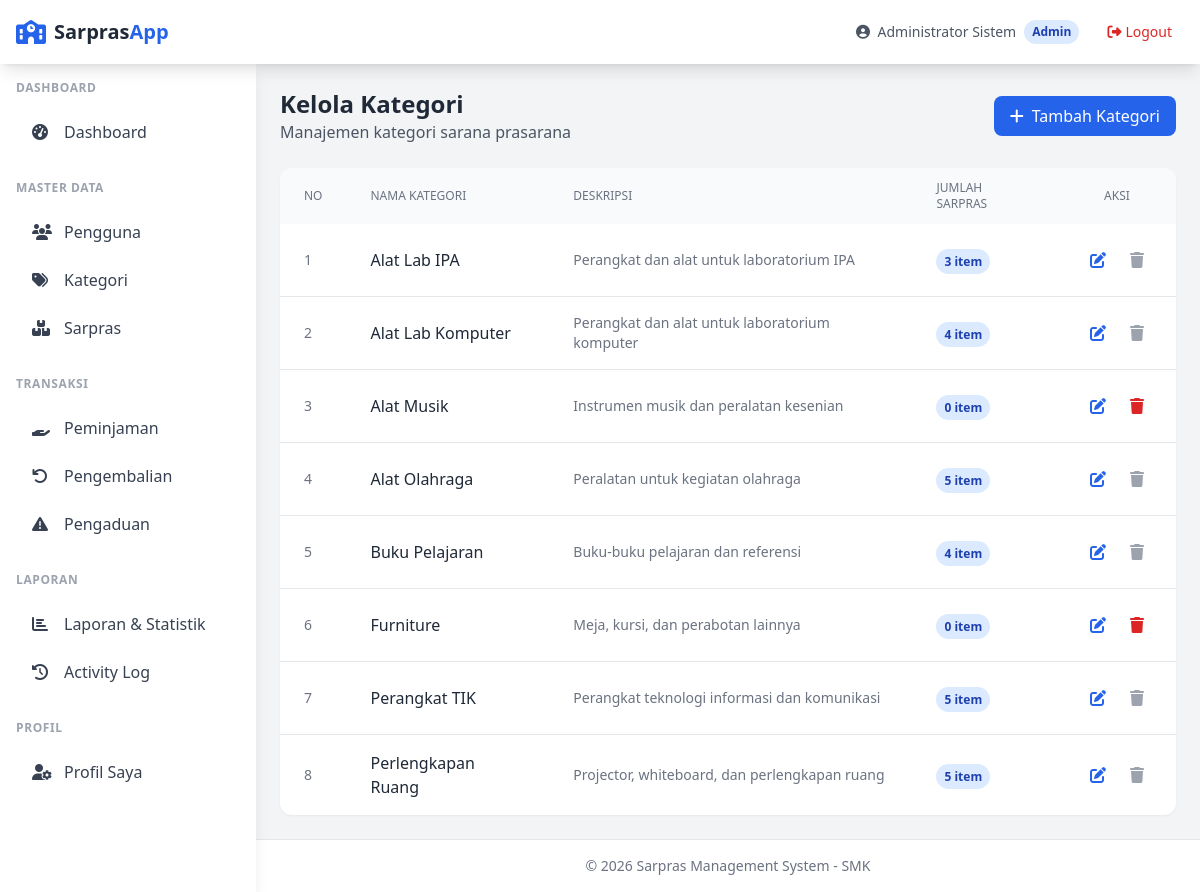
/admin/kategori/index.php (signed in), run on the app's committed database.
### tables this page shows
CREATE TABLE kategori_sarpras (
    id INT AUTO_INCREMENT PRIMARY KEY,
    nama VARCHAR(100) NOT NULL,
    deskripsi TEXT,
    created_at TIMESTAMP DEFAULT CURRENT_TIMESTAMP,
    updated_at TIMESTAMP DEFAULT CURRENT_TIMESTAMP ON UPDATE CURRENT_TIMESTAMP
);

### config/database.php (called while the page is built, shortened)
<?php
function getConnection() {
    static $pdo = null;
    if ($pdo === null) {
        try {
            $dsn = "mysql:host=" . DB_HOST . ";dbname=" . DB_NAME . ";charset=" . DB_CHARSET;
            $options = [
                PDO::ATTR_ERRMODE => PDO::ERRMODE_EXCEPTION,
                PDO::ATTR_DEFAULT_FETCH_MODE => PDO::FETCH_ASSOC,
                PDO::ATTR_EMULATE_PREPARES => false,
            ];
            $pdo = new PDO($dsn, DB_USER, DB_PASS, $options);
        } catch (PDOException $e) {
            die("Database connection failed: " . $e->getMessage());
        }
    }
    return $pdo;
}
function query($sql, $params = []) {
    $pdo = getConnection();
    $stmt = $pdo->prepare($sql);
    $stmt->execute($params);
    return $stmt;
}
function fetchAll($sql, $params = []) {
    return query($sql, $params)->fetchAll();
}

### includes/functions.php (called while the page is built, shortened)
<?php
function e($string)
{
    return htmlspecialchars($string ?? '', ENT_QUOTES, 'UTF-8');
}

### admin/kategori/index.php (the view, shortened to what this page needs)
<?php
require_once __DIR__ . '/../../includes/functions.php';
$kategori = fetchAll("
    SELECT k.*, COUNT(s.id) as total_sarpras
    FROM kategori_sarpras k
    LEFT JOIN sarpras s ON k.id = s.kategori_id
    GROUP BY k.id
    ORDER BY k.nama ASC
");
require_once __DIR__ . '/../../includes/header.php';
?>
<div class="space-y-6">
    <div class="flex flex-col sm:flex-row sm:items-center sm:justify-between gap-4">
        <div>
            <h1 class="text-2xl font-bold text-gray-800">Kelola Kategori</h1>
            <p class="text-gray-600">Manajemen kategori sarana prasarana</p>
        </div>
        <a href="create.php" class="inline-flex items-center px-4 py-2 bg-blue-600 text-white font-medium rounded-lg hover:bg-blue-700 transition">
            <i class="fas fa-plus mr-2"></i>Tambah Kategori
        </a>
    </div>
    <div class="bg-white rounded-xl shadow-sm overflow-hidden">
        <div class="overflow-x-auto">
            <table class="w-full">
                <thead class="bg-gray-50">
                    <tr>
                        <th class="px-6 py-3 text-left text-xs font-medium text-gray-500 uppercase">No</th>
                        <th class="px-6 py-3 text-left text-xs font-medium text-gray-500 uppercase">Nama Kategori</th>
                        <th class="px-6 py-3 text-left text-xs font-medium text-gray-500 uppercase">Deskripsi</th>
                        <th class="px-6 py-3 text-left text-xs font-medium text-gray-500 uppercase">Jumlah Sarpras</th>
                        <th class="px-6 py-3 text-center text-xs font-medium text-gray-500 uppercase">Aksi</th>
                    </tr>
                </thead>
                <tbody class="divide-y divide-gray-200">
                    <?php if (empty($kategori)): ?>
                        <tr>
                            <td colspan="5" class="px-6 py-8 text-center text-gray-500">
                                <i class="fas fa-inbox text-4xl mb-3 block"></i>
                                Tidak ada data kategori
                            </td>
                        </tr>
                    <?php else: ?>
                        <?php foreach ($kategori as $i => $k): ?>
                            <tr class="hover:bg-gray-50">
                                <td class="px-6 py-4 text-sm text-gray-500"><?= $i + 1 ?></td>
                                <td class="px-6 py-4">
                                    <span class="font-medium text-gray-800"><?= e($k['nama']) ?></span>
                                </td>
                                <td class="px-6 py-4 text-sm text-gray-500">
                                    <?= e($k['deskripsi'] ?? '-') ?>
                                </td>
                                <td class="px-6 py-4">
                                    <span class="px-2 py-1 text-xs font-semibold rounded-full bg-blue-100 text-blue-800">
                                        <?= $k['total_sarpras'] ?> item
                                    </span>
                                </td>
                                <td class="px-6 py-4">
                                    <div class="flex items-center justify-center space-x-2">
                                        <a href="edit.php?id=<?= $k['id'] ?>"
                                            class="p-2 text-blue-600 hover:bg-blue-50 rounded-lg transition" title="Edit">
                                            <i class="fas fa-edit"></i>
                                        </a>
                                        <?php if ($k['total_sarpras'] == 0): ?>
                                            <a href="delete.php?id=<?= $k['id'] ?>"
                                                onclick="return confirm('Yakin ingin menghapus kategori ini?')"
                                                class="p-2 text-red-600 hover:bg-red-50 rounded-lg transition" title="Hapus">
                                                <i class="fas fa-trash"></i>
                                            </a>
                                        <?php else: ?>
                                            <span class="p-2 text-gray-400 cursor-not-allowed" title="Tidak dapat dihapus (memiliki sarpras)">
                                                <i class="fas fa-trash"></i>
                                            </span>
                                        <?php endif; ?>
                                    </div>
                                </td>
                            </tr>
                        <?php endforeach; ?>
                    <?php endif; ?>
                </tbody>
            </table>
        </div>
    </div>
</div>
<?php require_once __DIR__ . '/../../includes/footer.php'; ?>

### data on the page
kategori_sarpras: nama "Alat Lab IPA", deskripsi "Perangkat dan alat untuk laboratorium IPA", total_sarpras "3"
kategori_sarpras: nama "Alat Lab Komputer", deskripsi "Perangkat dan alat untuk laboratorium komputer", total_sarpras "4"
kategori_sarpras: nama "Alat Musik", deskripsi "Instrumen musik dan peralatan kesenian", total_sarpras "0"
kategori_sarpras: nama "Alat Olahraga", deskripsi "Peralatan untuk kegiatan olahraga", total_sarpras "5"
kategori_sarpras: nama "Buku Pelajaran", deskripsi "Buku-buku pelajaran dan referensi", total_sarpras "4"
kategori_sarpras: nama "Furniture", deskripsi "Meja, kursi, dan perabotan lainnya", total_sarpras "0"
kategori_sarpras: nama "Perangkat TIK", deskripsi "Perangkat teknologi informasi dan komunikasi", total_sarpras "5"
kategori_sarpras: nama "Perlengkapan Ruang", deskripsi "Projector, whiteboard, dan perlengkapan ruang", total_sarpras "5"

### other printed values
$currentUser['nama_lengkap'] "Administrator Sistem"
$currentRole "Admin"
